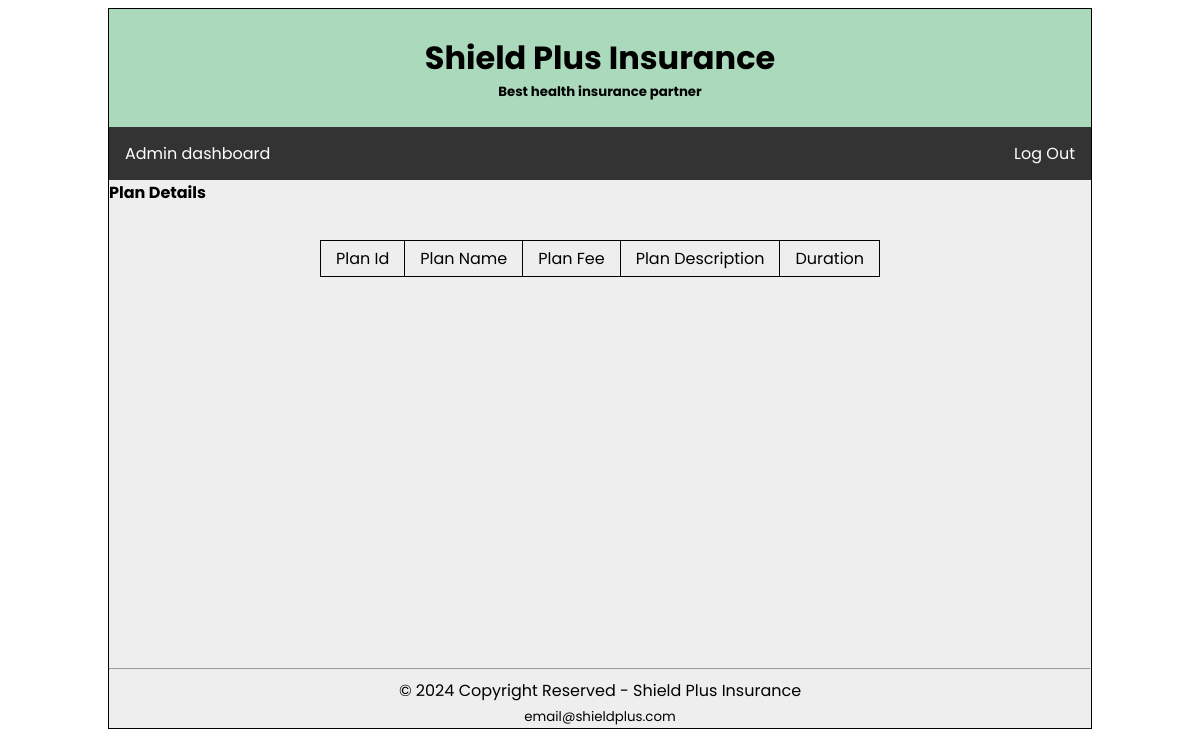
Before: /plan/read-plan.php with the older database file.
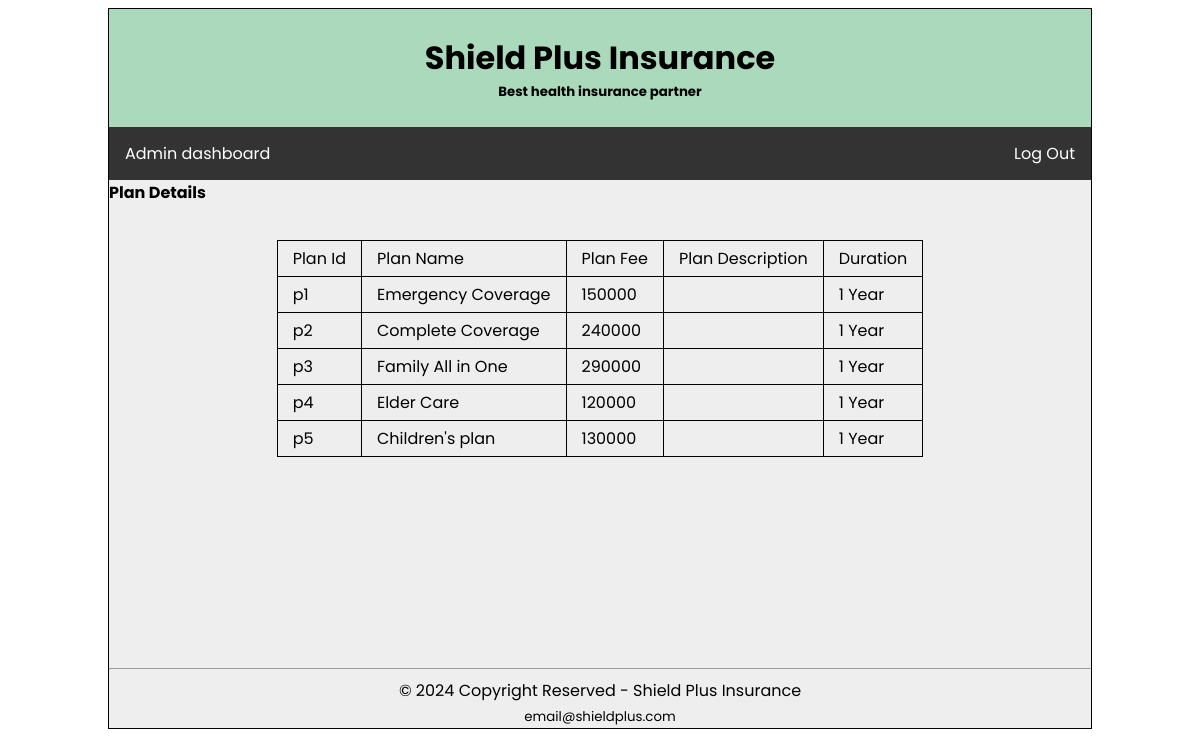
After: the same page with the newer database file.
### tables this page shows
CREATE TABLE plan(
    planId varchar(6) NOT NULL, 
    planName varchar(100) NOT NULL,
    planFee int, 
    planDescription varchar(200),
    duration varchar(20),

    CONSTRAINT plan_pk PRIMARY KEY(planId)
);

### plan/read-plan.php (the view, shortened to what this page needs)
<!DOCTYPE html>
<html>
<head>
	<link rel="stylesheet" type="text/css" href="read-plan.css">
</head>
<body>
	<div class="main-container">
        <div class="head"><br>
	    <h1>Shield Plus Insurance</h1>
	    <h5>Best health insurance partner</h5> <br>
        </div>
        <ul class="nav1">
            <li class="nav1"><a href="../admin.php">Admin dashboard</a></li>
            <li class="nav2"><a href="../logout.php">Log Out</a></li>
        </ul>
        <div class="view-employee">
            <div><b>Plan Details</b></div> <br>
                <?php
                require_once '../inc/connection.php';
                $sql = "SELECT * FROM plan ORDER BY planId ASC";
                $result = $connection->query($sql);
                if(!$result){
                    die("Invalid query or no results found!");
                }else{
                    echo '<div class="center-table">';
                    echo "<table>";
                    echo "<tr><td>Plan Id</td> <td>Plan Name</td> <td>Plan Fee</td> <td>Plan Description</td> <td>Duration</td></tr>";
                    while($row=$result->fetch_assoc()){
                        echo "<tr>";
                        echo "<td>".$row['planId']."</td>";
                        echo "<td>".$row['planName']."</td>";
                        echo "<td>".$row['planFee']."</td>";
                        echo "<td>".$row['planDescription']."</td>";
                        echo "<td>".$row['duration']."</td>";
                        echo "</tr>";
                    }
                    echo "</table>";
                    echo '</div>';
                }
                ?>
            </div>
        <footer>
            <hr>
            &copy; 2024 Copyright Reserved - Shield Plus Insurance <br>
            <small>email@shieldplus.com</small>
        </footer>
	</div>
</body>
</html>

Changed rows visible on the page:
added plan: planId "p1", planName "Emergency Coverage", planFee "150000", duration "1 Year"
added plan: planId "p2", planName "Complete Coverage", planFee "240000", duration "1 Year"
added plan: planId "p3", planName "Family All in One", planFee "290000", duration "1 Year"
added plan: planId "p4", planName "Elder Care", planFee "120000", duration "1 Year"
added plan: planId "p5", planName "Children's plan", planFee "130000", duration "1 Year"
